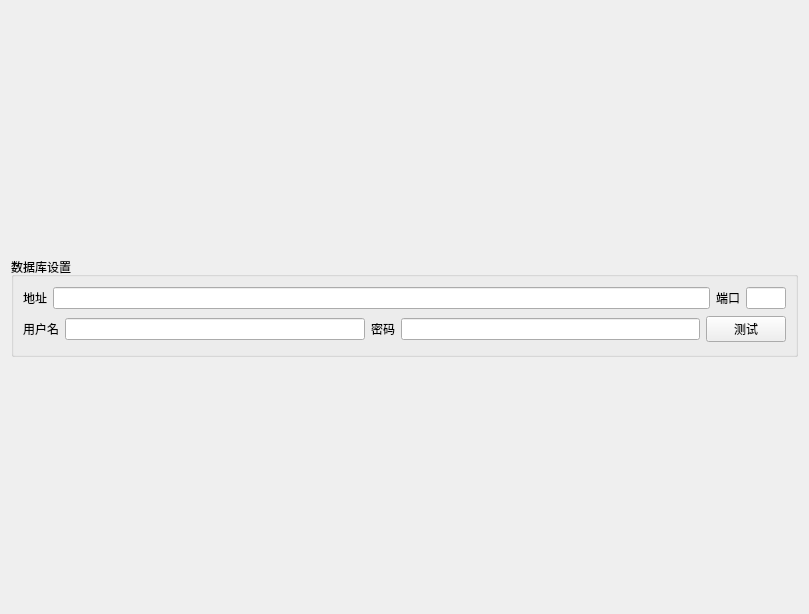
<?xml version="1.0" encoding="UTF-8"?>
<ui version="4.0">
 <class>settings</class>
 <widget class="QWidget" name="settings">
  <property name="geometry">
   <rect>
    <x>0</x>
    <y>0</y>
    <width>809</width>
    <height>614</height>
   </rect>
  </property>
  <property name="windowTitle">
   <string>设置</string>
  </property>
  <layout class="QVBoxLayout" name="verticalLayout">
   <item>
    <widget class="QGroupBox" name="groupBox">
     <property name="sizePolicy">
      <sizepolicy hsizetype="Expanding" vsizetype="Expanding">
       <horstretch>0</horstretch>
       <verstretch>0</verstretch>
      </sizepolicy>
     </property>
     <property name="maximumSize">
      <size>
       <width>16777215</width>
       <height>100</height>
      </size>
     </property>
     <property name="title">
      <string>数据库设置</string>
     </property>
     <layout class="QVBoxLayout" name="verticalLayout_2">
      <item>
       <layout class="QHBoxLayout" name="horizontalLayout">
        <item>
         <widget class="QLabel" name="address">
          <property name="text">
           <string>地址</string>
          </property>
         </widget>
        </item>
        <item>
         <widget class="QLineEdit" name="addressinput"/>
        </item>
        <item>
         <widget class="QLabel" name="port">
          <property name="text">
           <string>端口</string>
          </property>
         </widget>
        </item>
        <item>
         <widget class="QLineEdit" name="portinput">
          <property name="maximumSize">
           <size>
            <width>40</width>
            <height>16777215</height>
           </size>
          </property>
         </widget>
        </item>
       </layout>
      </item>
      <item>
       <layout class="QHBoxLayout" name="horizontalLayout_2">
        <item>
         <widget class="QLabel" name="user">
          <property name="text">
           <string>用户名</string>
          </property>
         </widget>
        </item>
        <item>
         <widget class="QLineEdit" name="userinput"/>
        </item>
        <item>
         <widget class="QLabel" name="password">
          <property name="text">
           <string>密码</string>
          </property>
         </widget>
        </item>
        <item>
         <widget class="QLineEdit" name="passwordinput"/>
        </item>
        <item>
         <widget class="QPushButton" name="testsqlbutton">
          <property name="text">
           <string>测试</string>
          </property>
         </widget>
        </item>
       </layout>
      </item>
     </layout>
    </widget>
   </item>
  </layout>
 </widget>
 <resources/>
 <connections/>
</ui>
